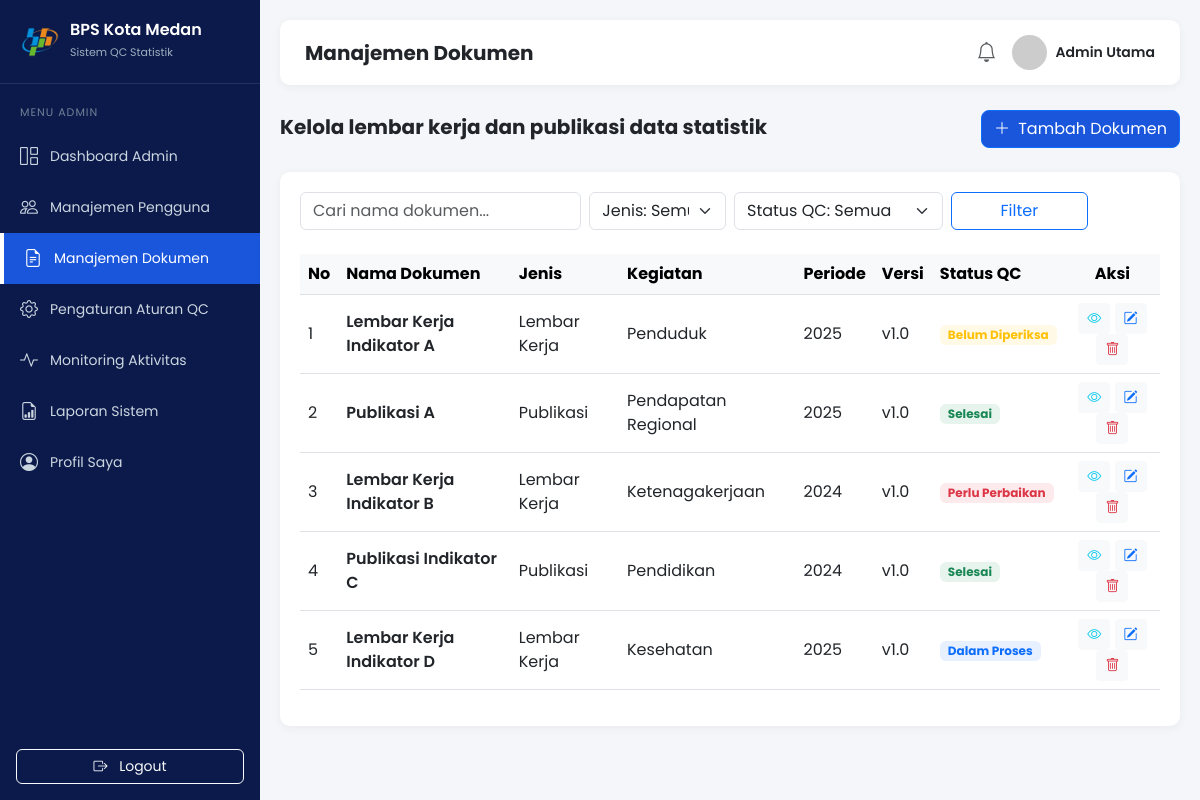
Page /admin/dokumen.php (signed in) on the committed database.
### tables this page shows
CREATE TABLE `lembar_kerja` (
  `id_lembar_kerja` int(11) NOT NULL AUTO_INCREMENT,
  `nama_dokumen` varchar(255) NOT NULL,
  `jenis` enum('Lembar Kerja','Publikasi') NOT NULL,
  `kegiatan_statistik` varchar(100) NOT NULL,
  `periode` varchar(20) NOT NULL,
  `versi` varchar(10) DEFAULT 'v1.0',
  `file_dokumen` varchar(255) DEFAULT NULL,
  `id_pengguna` int(11) NOT NULL,
  `status_qc` enum('Belum Diperiksa','Dalam Proses','Perlu Perbaikan','Selesai') DEFAULT 'Belum Diperiksa',
  `tanggal_input` datetime DEFAULT current_timestamp(),
  PRIMARY KEY (`id_lembar_kerja`),
  KEY `id_pengguna` (`id_pengguna`),
  CONSTRAINT `lembar_kerja_ibfk_1` FOREIGN KEY (`id_pengguna`) REFERENCES `pengguna` (`id_pengguna`) ON DELETE CASCADE
);

### admin/dokumen.php (the view, shortened to what this page needs)
<?php
require_once '../config/koneksi.php';
$search = isset($_GET['search']) ? trim($_GET['search']) : '';
$query = "SELECT lembar_kerja.*, pengguna.nama AS nama_penginput FROM lembar_kerja JOIN pengguna ON lembar_kerja.id_pengguna = pengguna.id_pengguna WHERE 1=1";
$params = [];
$query .= " ORDER BY lembar_kerja.tanggal_input DESC";
$stmt = $pdo->prepare($query); $stmt->execute($params); $dokumen = $stmt->fetchAll();
?>
<!DOCTYPE html>
<html lang="id">
<head>
    <link href="https://cdn.jsdelivr.net/npm/bootstrap@5.3.0/dist/css/bootstrap.min.css" rel="stylesheet">
    <link rel="stylesheet" href="https://cdn.jsdelivr.net/npm/bootstrap-icons@1.10.5/font/bootstrap-icons.css">
    <link rel="stylesheet" href="../assets/css/style.css">
</head>
<body>
    <?php include '../includes/sidebar_admin.php'; ?>
    <div class="main-content">
        <div class="topbar">
            <h5 class="mb-0 fw-bold">Manajemen Dokumen</h5>
            <div class="d-flex align-items-center">
                <i class="bi bi-bell me-3 fs-5 text-muted"></i>
                <div class="d-flex align-items-center">
                    <img src="https://ui-avatars.com/api/?name=<?= urlencode($_SESSION['nama']) ?>&background=1a56db&color=fff" class="rounded-circle me-2" width="35">
                    <span class="fw-semibold" style="font-size: 14px;"><?= $_SESSION['nama'] ?></span>
                </div>
            </div>
        </div>
        <div class="d-flex justify-content-between align-items-center mb-4">
            <div>
                <h5 class="fw-bold mb-1">Kelola lembar kerja dan publikasi data statistik</h5>
            </div>
            <button class="btn btn-primary" data-bs-toggle="modal" data-bs-target="#modalTambahDok" style="background-color: #1a56db; border-radius: 8px;">
                <i class="bi bi-plus-lg me-1"></i> Tambah Dokumen
            </button>
        </div>
        <div class="stat-card">
            <form method="GET" class="row mb-4 g-2">
                <div class="col-md-4"><input type="text" name="search" class="form-control" placeholder="Cari nama dokumen..." value="<?= htmlspecialchars($search) ?>"></div>
                <div class="col-md-2">
                    <select name="jenis" class="form-select">
                        <option value="">Jenis: Semua</option>
                    </select>
                </div>
                <div class="col-md-3">
                    <select name="status" class="form-select">
                        <option value="">Status QC: Semua</option>
                    </select>
                </div>
                <div class="col-md-2"><button type="submit" class="btn btn-outline-primary w-100">Filter</button></div>
            </form>
            <div class="table-responsive">
                <table class="table table-hover align-middle">
                    <thead class="table-light">
                        <tr>
                            <th>No</th><th>Nama Dokumen</th><th>Jenis</th><th>Kegiatan</th><th>Periode</th><th>Versi</th><th>Status QC</th><th class="text-center">Aksi</th>
                        </tr>
                    </thead>
                    <tbody>
                        <?php if(count($dokumen) > 0): ?>
                            <?php $no = 1; foreach($dokumen as $row): ?>
                            <tr>
                                <td><?= $no++ ?></td>
                                <td class="fw-semibold"><?= htmlspecialchars($row['nama_dokumen']) ?></td>
                                <td><?= htmlspecialchars($row['jenis']) ?></td>
                                <td><?= htmlspecialchars($row['kegiatan_statistik']) ?></td>
                                <td><?= htmlspecialchars($row['periode']) ?></td>
                                <td><?= htmlspecialchars($row['versi']) ?></td>
                                <td>
                                    <?php
                                        $badge = 'secondary';
                                        if($row['status_qc'] == 'Selesai') $badge = 'success';
                                        elseif($row['status_qc'] == 'Dalam Proses') $badge = 'primary';
                                        elseif($row['status_qc'] == 'Perlu Perbaikan') $badge = 'danger';
                                        elseif($row['status_qc'] == 'Belum Diperiksa') $badge = 'warning';
                                    ?>
                                    <span class="badge bg-<?= $badge ?> bg-opacity-10 text-<?= $badge ?> px-2 py-1"><?= $row['status_qc'] ?></span>
                                </td>
                                <td class="text-center">
                                    <button class="btn btn-sm btn-light text-info" data-bs-toggle="modal" data-bs-target="#modalLihatDok<?= $row['id_lembar_kerja'] ?>" title="Lihat"><i class="bi bi-eye"></i></button>
                                    <button class="btn btn-sm btn-light text-primary" data-bs-toggle="modal" data-bs-target="#modalEditDok<?= $row['id_lembar_kerja'] ?>" title="Edit"><i class="bi bi-pencil-square"></i></button>
                                    <a href="dokumen.php?hapus=<?= $row['id_lembar_kerja'] ?>" class="btn btn-sm btn-light text-danger" onclick="return confirm('Yakin ingin menghapus dokumen ini? Semua data QC terkait akan ikut terhapus.');" title="Hapus"><i class="bi bi-trash"></i></a>
                                </td>
                            </tr>
                            <?php endforeach; ?>
                        <?php else: ?>
                            <tr><td colspan="8" class="text-center py-4 text-muted">Tidak ada dokumen ditemukan.</td></tr>
                        <?php endif; ?>
                    </tbody>
                </table>
            </div>
        </div>
    </div>
</body>
</html>

### includes/sidebar_admin.php (shortened to what this page needs)
<?php $page = basename($_SERVER['PHP_SELF']); ?>
<div class="sidebar">
    <div class="logo-area">
        <img src="../assets/img/logo-bps.png" alt="Logo BPS">
        <div><h5>BPS Kota Medan</h5><span>Sistem QC Statistik</span></div>
    </div>
    <div class="menu-label">MENU ADMIN</div>
    <ul class="nav flex-column">
        <li class="nav-item"><a class="nav-link <?= ($page == 'index.php') ? 'active' : '' ?>" href="index.php"><i class="bi bi-grid-1x2"></i> Dashboard Admin</a></li>
        <li class="nav-item"><a class="nav-link <?= ($page == 'pengguna.php') ? 'active' : '' ?>" href="pengguna.php"><i class="bi bi-people"></i> Manajemen Pengguna</a></li>
        <li class="nav-item"><a class="nav-link <?= ($page == 'dokumen.php') ? 'active' : '' ?>" href="dokumen.php"><i class="bi bi-file-earmark-text"></i> Manajemen Dokumen</a></li>
        <li class="nav-item"><a class="nav-link <?= ($page == 'aturan_qc.php') ? 'active' : '' ?>" href="aturan_qc.php"><i class="bi bi-gear"></i> Pengaturan Aturan QC</a></li>
        <li class="nav-item"><a class="nav-link <?= ($page == 'monitoring.php') ? 'active' : '' ?>" href="monitoring.php"><i class="bi bi-activity"></i> Monitoring Aktivitas</a></li>
        <li class="nav-item"><a class="nav-link <?= ($page == 'laporan.php') ? 'active' : '' ?>" href="laporan.php"><i class="bi bi-file-earmark-bar-graph"></i> Laporan Sistem</a></li>
        <li class="nav-item"><a class="nav-link" href="../profil/index.php"><i class="bi bi-person-circle"></i> Profil Saya</a></li>
    </ul>
    <div class="mt-auto position-absolute bottom-0 w-100 p-3">
        <a href="../auth/logout.php" class="btn btn-outline-light w-100" style="font-size: 14px;"><i class="bi bi-box-arrow-right me-2"></i> Logout</a>
    </div>
</div>

### assets/css/style.css (style rules this page uses)
body { font-family: 'Poppins', sans-serif; background-color: #f4f6f9; margin: 0; overflow-x: hidden; }
.sidebar { width: 260px; height: 100vh; background-color: #0b1a4a; color: #fff; position: fixed; top: 0; left: 0; padding-top: 20px; z-index: 1000; display: flex; flex-direction: column; }
.sidebar .logo-area { display: flex; align-items: center; padding: 0 20px 20px 20px; border-bottom: 1px solid rgba(255,255,255,0.1); }
.sidebar .logo-area img { width: 40px; margin-right: 10px; }
.sidebar .logo-area h5 { margin: 0; font-size: 16px; font-weight: 600; }
.sidebar .logo-area span { font-size: 11px; color: #a0aec0; }
.sidebar .menu-label { font-size: 11px; color: #718096; padding: 20px 20px 10px 20px; text-transform: uppercase; letter-spacing: 1px; }
.sidebar .nav-link { color: #cbd5e0; padding: 12px 20px; font-size: 14px; display: flex; align-items: center; transition: 0.3s; text-decoration: none; }
.sidebar .nav-link i { margin-right: 12px; font-size: 18px; }
.sidebar .nav-link:hover, .sidebar .nav-link.active { background-color: #1a56db; color: #fff; border-left: 4px solid #fff; }
.main-content { margin-left: 260px; padding: 20px; min-height: 100vh; }
.topbar { background: #fff; padding: 15px 25px; border-radius: 10px; box-shadow: 0 2px 10px rgba(0,0,0,0.05); display: flex; justify-content: space-between; align-items: center; margin-bottom: 25px; }
.stat-card { background: #fff; border-radius: 10px; padding: 20px; border: none; box-shadow: 0 2px 10px rgba(0,0,0,0.05); }

### rows in the picture
lembar_kerja: nama_dokumen "Lembar Kerja Indikator A", jenis "Lembar Kerja", kegiatan_statistik "Penduduk", periode "2025", versi "v1.0", status_qc "Belum Diperiksa"
lembar_kerja: nama_dokumen "Publikasi A", jenis "Publikasi", kegiatan_statistik "Pendapatan Regional", periode "2025", versi "v1.0", status_qc "Selesai"
lembar_kerja: nama_dokumen "Lembar Kerja Indikator B", jenis "Lembar Kerja", kegiatan_statistik "Ketenagakerjaan", periode "2024", versi "v1.0", status_qc "Perlu Perbaikan"
lembar_kerja: nama_dokumen "Publikasi Indikator C", jenis "Publikasi", kegiatan_statistik "Pendidikan", periode "2024", versi "v1.0", status_qc "Selesai"
lembar_kerja: nama_dokumen "Lembar Kerja Indikator D", jenis "Lembar Kerja", kegiatan_statistik "Kesehatan", periode "2025", versi "v1.0", status_qc "Dalam Proses"

### other values in the picture
$_SESSION['nama'] "Admin Utama"
